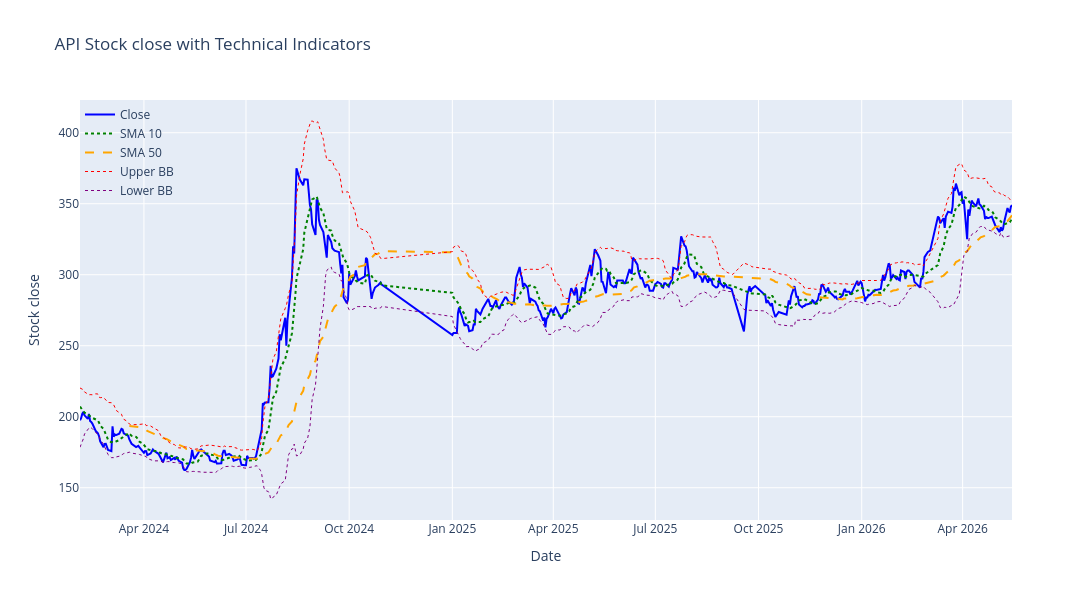

The notebook cell this image was saved under:
### Markdown cell above
### Plot technical Analysis

### Code cell
df_filtered = df.copy()

if(timeframe!="1D"):
    df_filtered = df_filtered.between_time("11:00", "15:00")


# Create the figure
fig = go.Figure()

# Add 'Close' close line
fig.add_trace(
    go.Scatter(
        x=df_filtered.index,
        y=df_filtered["close"],
        mode="lines",
        name="Close",
        line=dict(color="blue", width=2),
    )
)

# Add 'SMA 10' line
fig.add_trace(
    go.Scatter(
        x=df_filtered.index,
        y=df_filtered["SMA_10"],
        mode="lines",
        name="SMA 10",
        line=dict(color="green", width=2, dash="dot"),
    )
)

# Add 'SMA 50' line
fig.add_trace(
    go.Scatter(
        x=df_filtered.index,
        y=df_filtered["SMA_50"],
        mode="lines",
        name="SMA 50",
        line=dict(color="orange", width=2, dash="dash"),
    )
)

# Add 'Upper BB' line
fig.add_trace(
    go.Scatter(
        x=df_filtered.index,
        y=df_filtered["Upper_BB"],
        mode="lines",
        name="Upper BB",
        line=dict(color="red", width=1, dash="dot"),
    )
)

# Add 'Lower BB' line
fig.add_trace(
    go.Scatter(
        x=df_filtered.index,
        y=df_filtered["Lower_BB"],
        mode="lines",
        name="Lower BB",
        line=dict(color="purple", width=1, dash="dot"),
    )
)

# Update layout for a larger figure size and title
fig.update_layout(
    title=f"{stock_name} Stock close with Technical Indicators",
    xaxis_title="Date",
    yaxis_title="Stock close",
    legend=dict(
        x=0, y=1, bgcolor="rgba(255,255,255,0)", bordercolor="rgba(255,255,255,0)"
    ),
    autosize=False,
    width=1200,
    height=600,
)


if(timeframe != "1D"):
    fig.update_xaxes(
        rangebreaks=[
            dict(bounds=["sat", "sat"]),  # remove weekends
            dict(bounds=[15, 11], pattern="hour"),  # keep only 11–15
        ]
    )


# Show the plot
fig.show()

### Figure 1 — Plotly figure (JSON) as saved in the notebook; plotly's stock layout.template omitted (floating-point values rounded to 4 significant figures; data arrays with more than 128 entries replaced by an {"elided": "..."} marker saying what was removed)
{"data": [{"line": {"color": "blue", "width": 2}, "mode": "lines", "name": "Close", "type": "scatter", "x": {"elided": "481 str values"}, "y": {"elided": "481 float values"}}, {"line": {"color": "green", "dash": "dot", "width": 2}, "mode": "lines", "name": "SMA 10", "type": "scatter", "x": {"elided": "481 str values"}, "y": {"elided": "481 float values"}}, {"line": {"color": "orange", "dash": "dash", "width": 2}, "mode": "lines", "name": "SMA 50", "type": "scatter", "x": {"elided": "481 str values"}, "y": {"elided": "481 float values"}}, {"line": {"color": "red", "dash": "dot", "width": 1}, "mode": "lines", "name": "Upper BB", "type": "scatter", "x": {"elided": "481 str values"}, "y": {"elided": "481 float values"}}, {"line": {"color": "purple", "dash": "dot", "width": 1}, "mode": "lines", "name": "Lower BB", "type": "scatter", "x": {"elided": "481 str values"}, "y": {"elided": "481 float values"}}], "layout": {"autosize": false, "height": 600, "legend": {"bgcolor": "rgba(255,255,255,0)", "bordercolor": "rgba(255,255,255,0)", "x": 0, "y": 1}, "title": {"text": "API Stock close with Technical Indicators"}, "width": 1200, "xaxis": {"title": {"text": "Date"}}, "yaxis": {"title": {"text": "Stock close"}}}}
